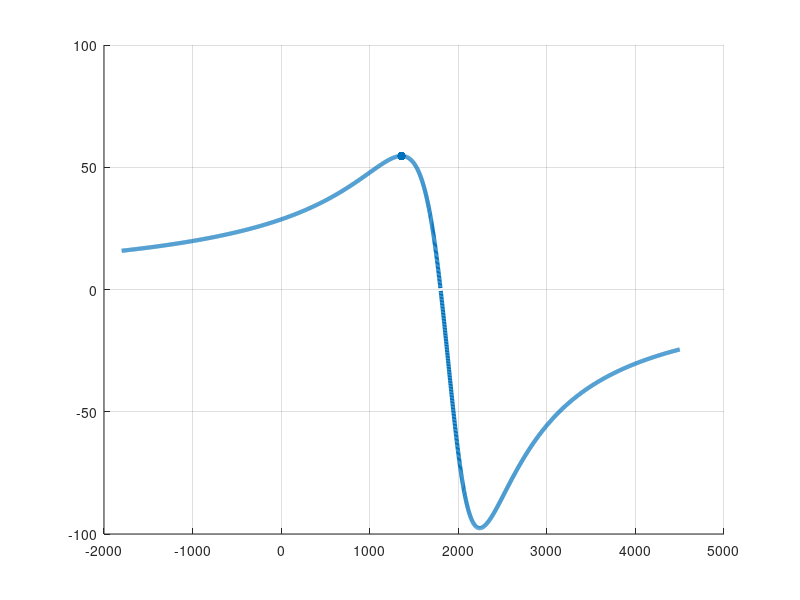

Write MATLAB code to recreate this figure. (Note: this script raises an error after producing the figure.)
%%%%%%%%%%%%%%%%%%%%%%%%%%%%%%%%%%%%%%%%%%%%%%%%%%%%%%%%%%%%%%%%%%%%%%%%%%%
%%%%%%%%%%%%%%%%%%%%%%%%%%%%%%%%%%%%%%%%%%%%%%%%%%%%%%%%%%%%%%%%%%%%%%%%%%%
%                Curvas de Torque em Motores de Indução
%
% Bernardo Bresolini
% Ester Q. Alvarenga
%
%%%%%%%%%%%%%%%%%%%%%%%%%%%%%%%%%%%%%%%%%%%%%%%%%%%%%%%%%%%%%%%%%%%%%%%%%%%
%%%%%%%%%%%%%%%%%%%%%%%%%%%%%%%%%%%%%%%%%%%%%%%%%%%%%%%%%%%%%%%%%%%%%%%%%%%

clc
clear all
close all

%% Parâmetros

% Ensaio a vazio (dry-test)
Iv = 10;
Vv = 220/sqrt(3);
Pv = 950/3;
Rc = Vv^2/Pv;
Xm = 1/sqrt(Iv^2/Vv^2 - Rc^(-2));

% Ensaio com rotor bloqueado
Ib1q = 12;
Vb1q = 38/sqrt(3);
Pb1q = 400/3;
Req  = Pb1q/Ib1q^2;
Zeq  = Vb1q/Ib1q;
Xeq  = sqrt(Zeq^2 - Req^2);
X1   = abs(Xeq/2);
X2   = X1;

% Parâmetros Mecânicos
Pin    = 5100;
N      = 1735;
ws     = 1800*pi/30;
w      = N*pi/30;
s      = (ws - w)/ws;
Perdas = 1350;
Pmech  = Pin - Perdas;
Tnom   = Pmech/w/3;

% Circuito equivalente
V1  = 127;
R1  = 0.5;
Zp  = Rc*Xm*1j/(Rc + 1j*Xm);
Zth = (R1+1j*X1)*Zp/(R1+1j*X1+Zp);
Rth = real(Zth);
Xth = imag(Zth);
Vth = abs(V1*Zp/(R1+X1*1j+Zp));
s   = (ws - w)/ws;
R2  = s*Vth^2/Tnom/ws;


%% Plot

Ns = 1800;
N  = linspace(-Ns, 2.5*Ns, 3501);
Tm = 0*N;
s  = (Ns - N)/Ns;
for k = 1:length(N)
    Tm(k) = 3*R2*Vth^2/( (Rth+R2/s(k))^2 + (Xth+X2)^2)/s(k)/ws;
end

[Tmax, idx_max] = max(Tm);

hold on
plot(N, Tm, 'linewidth', 3);
scatter(N(idx_max), Tmax, 40, 'filled');
grid on;
a = gca; a.GridLineStyle='--';
xlabel('Rota\c{c}\~ao $\eta$ (rpm)', 'Interpreter', 'latex')
ylabel('Torque $T$ (N$\cdot$ m)', 'Interpreter', 'latex')

% Marcações
yl = ylim;
plot([0,0],ylim,'k-.');
plot([Ns,Ns],ylim, 'k-.');
plot([Ns-500,Ns+500], [0,0],'k-.')

text(-1500,50,'Frenagem');
text(700,20,'Motor');
text(1.7*Ns,50,'Gerador');
%text(N(idx_max)-200,Tmax+5,'Pico')


%% Variando R2
figure(2)
hold on
Ns = 1800;
N  = linspace(0, Ns, 1001);
Tm = 0*N;
s  = (Ns - N)/Ns;
for Gain = 1:5
    for k = 1:length(N)
        Tm(k) = 3*Gain*R2*Vth^2/( (Rth+Gain*R2/s(k))^2 + (Xth+X2)^2)/s(k)/ws;
    end
    plot(N, Tm, 'linewidth', 3);
end

grid on;
a = gca; a.GridLineStyle='--';
xlabel('Rota\c{c}\~ao $\eta$ (rpm)', 'Interpreter', 'latex')
ylabel('Torque $T$ (N$\cdot$ m)', 'Interpreter', 'latex')

%% Variando a Freq.
fn = 60;
figure(3)
hold on
% Ganho de compensação da tensão
Gc = [4.2,2.25,1.62,1.31,1.13,1];
for f = [10,20,30,40,50,60,90,120]
    % Ensaio a vazio (dry-test)
    Iv = 10;
    Vv = 220/sqrt(3);
    Pv = 950/3;
    Rc = Vv^2/Pv;
    Xm = 1/sqrt(Iv^2/Vv^2 - Rc^(-2))*f/fn;

    % Ensaio com rotor bloqueado
    Ib1q = 12;
    Vb1q = 38/sqrt(3);
    Pb1q = 400/3;
    Req  = Pb1q/Ib1q^2;
    Zeq  = Vb1q/Ib1q;
    Xeq  = sqrt(Zeq^2 - Req^2)*f/fn;
    X1   = abs(Xeq/2);
    X2   = X1;

    % Parâmetros Mecânicos
    Pin    = 5100;
    N      = 1735;
    ws     = 1800*pi/30;
    w      = N*pi/30;
    Perdas = 1350;
    Pmech  = Pin - Perdas;
    Tnom   = Pmech/w/3;

    % Circuito equivalente
    if f >= 60
        V1 = 127;
    else
        V1  = 127*f/fn*Gc(f/10);
    end
    R1  = 0.5;
    Zp  = Rc*Xm*1j/(Rc + 1j*Xm);
    Zth = (R1+1j*X1)*Zp/(R1+1j*X1+Zp);
    Rth = real(Zth);
    Xth = imag(Zth);
    Vth = abs(V1*Zp/(R1+X1*1j+Zp));
    s   = (ws - w)/ws;
    R2  = s*Vth^2/Tnom/ws;
    
    % Varia N
    Ns = 1800*f/fn;
    N  = linspace(0*f/10, Ns, 1001);
    Tm = 0*N;
    s  = (Ns - N)/Ns;
    for k = 1:length(N)
        Tm(k) = 3*R2*Vth^2/( (Rth+R2/s(k))^2 + (Xth+X2)^2)/s(k)/ws;
    end
    plot(N,Tm,'linewidth',3)    
end

legend({'$f_1=10$ Hz','$f_2=20$ Hz','$f_3=30$ Hz','$f_4=40$ Hz',...
    '$f_5=50$ Hz','$f_6=60$ Hz','$f_7=90$ Hz','$f_8=120$ Hz'},'Interpreter', 'latex')
grid on;
a = gca; a.GridLineStyle='--';
xlabel('Rota\c{c}\~ao $\eta$ (rpm)', 'Interpreter', 'latex')
ylabel('Torque $T$ (N$\cdot$ m)', 'Interpreter', 'latex')
